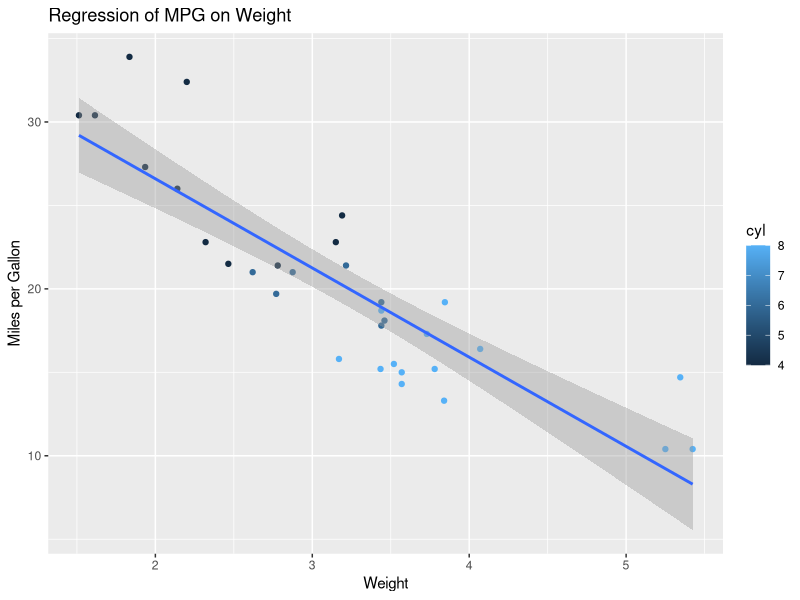

Here is the R script that generated this plot:
## ---- chunk 1
knitr::opts_chunk$set(echo = TRUE)
## ---- chunk 2
library(ggplot2)
data('mtcars')

qplot(wt, mpg, data=mtcars, geom=c("point", "smooth"),
   method="lm", formula=y~x, color=cyl,
   main="Regression of MPG on Weight",
   xlab="Weight", ylab="Miles per Gallon")
